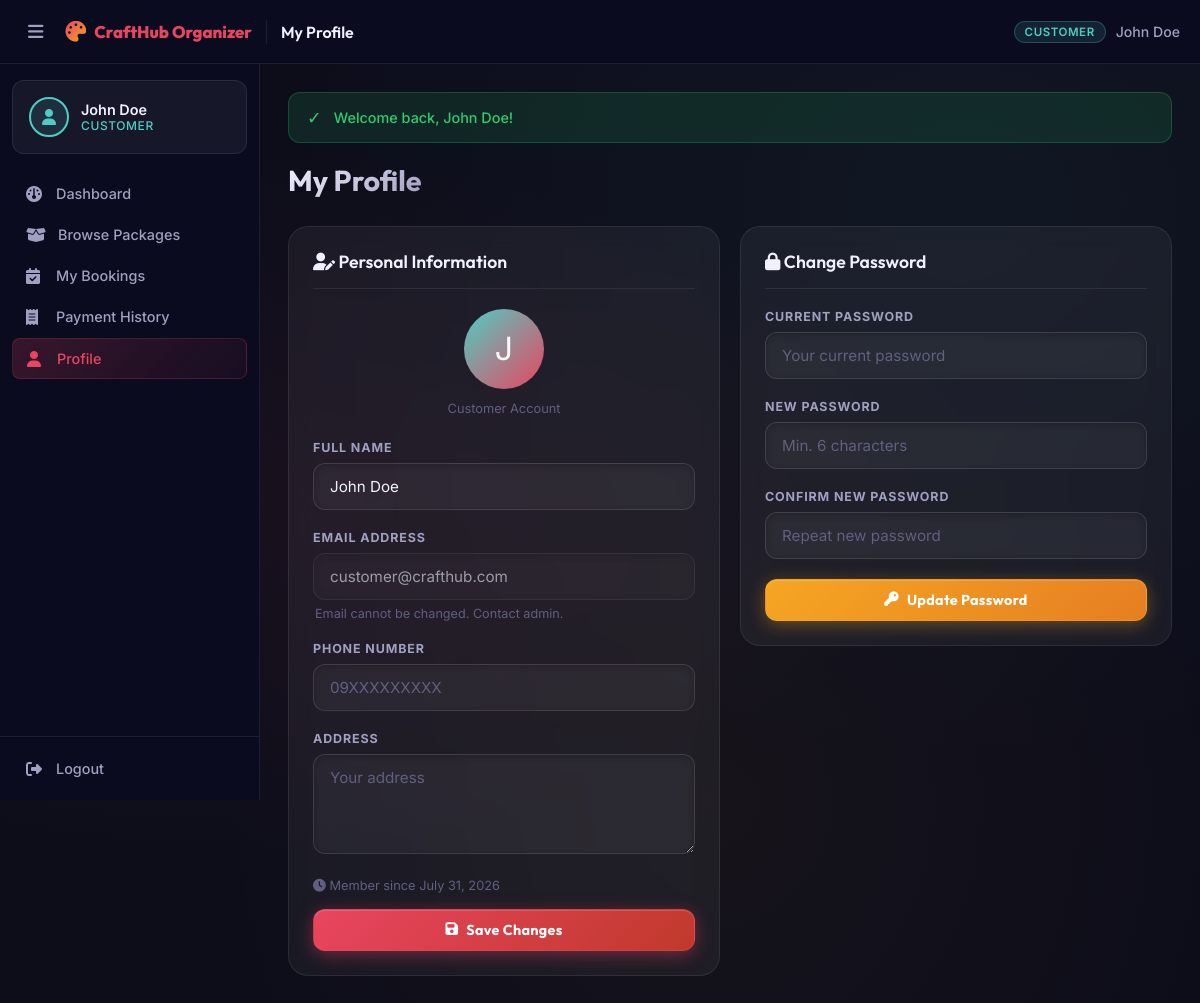
The app's page /customer/profile.php (signed in) with its own data.
### tables this page shows
CREATE TABLE IF NOT EXISTS users (
    user_id INT AUTO_INCREMENT PRIMARY KEY,
    name VARCHAR(100) NOT NULL,
    email VARCHAR(100) UNIQUE NOT NULL,
    password VARCHAR(255) NOT NULL,
    contact_no VARCHAR(20),
    address TEXT,
    ip_address VARCHAR(45) NULL,                            
    role ENUM('customer','staff','cashier','admin') DEFAULT 'customer',
    security_question VARCHAR(255),
    security_answer_hash VARCHAR(255),
    status ENUM('active','inactive') DEFAULT 'active',
    created_at TIMESTAMP DEFAULT CURRENT_TIMESTAMP
);

### includes/auth.php (called while the page is built, shortened)
<?php
function getCurrentUser(): ?array {
    $db   = getDB();
    $stmt = $db->prepare("SELECT *, user_id AS id, contact_no AS phone FROM users WHERE user_id = ? AND status = 'active'");
    $stmt->execute([$_SESSION['user_id']]);
    return $stmt->fetch() ?: null;
}

### customer/profile.php (the view, shortened to what this page needs)
<?php
require_once __DIR__ . '/../includes/header.php';
$user   = getCurrentUser();
?>
<?php require_once __DIR__ . '/../includes/navbar.php'; ?>
<div class="page-header">
    <h1>My Profile</h1>
</div>
<div class="grid-2" style="align-items:start;">
    <div class="card">
        <div class="card-header">
            <h2 class="card-title"><i class="fa-solid fa-user-pen"></i> Personal Information</h2>
        </div>
        <div style="text-align:center;margin-bottom:24px;">
            <div style="width:80px;height:80px;background:linear-gradient(135deg,var(--accent-teal),var(--accent-red));border-radius:50%;display:flex;align-items:center;justify-content:center;font-size:2rem;color:white;margin:0 auto 12px;">
                <?= strtoupper(substr($user['name'], 0, 1)) ?>
            </div>
            <div style="font-size:0.8rem;color:var(--text-muted);">Customer Account</div>
        </div>
        <form method="POST" action="">
            <div class="form-group">
                <label class="form-label" for="name">Full Name</label>
                <input type="text" id="name" name="name" class="form-control"
                       value="<?= htmlspecialchars($user['name']) ?>" required>
            </div>
            <div class="form-group">
                <label class="form-label" for="email_display">Email Address</label>
                <input type="email" id="email_display" class="form-control"
                       value="<?= htmlspecialchars($user['email']) ?>" disabled
                       style="opacity:0.6;cursor:not-allowed;">
                <div class="form-hint">Email cannot be changed. Contact admin.</div>
            </div>
            <div class="form-group">
                <label class="form-label" for="phone">Phone Number</label>
                <input type="tel" id="phone" name="phone" class="form-control"
                       value="<?= htmlspecialchars($user['phone'] ?? '') ?>" placeholder="09XXXXXXXXX">
            </div>
            <div class="form-group">
                <label class="form-label" for="address">Address</label>
                <textarea id="address" name="address" class="form-control" rows="3"
                          placeholder="Your address"><?= htmlspecialchars($user['address'] ?? '') ?></textarea>
            </div>
            <div style="font-size:0.8rem;color:var(--text-muted);margin-bottom:16px;">
                <i class="fa-solid fa-clock"></i>
                Member since <?= formatDate($user['created_at']) ?>
            </div>
            <button type="submit" class="btn btn-primary btn-block">
                <i class="fa-solid fa-floppy-disk"></i> Save Changes
            </button>
        </form>
    </div>
    <div class="card">
        <div class="card-header">
            <h2 class="card-title"><i class="fa-solid fa-lock"></i> Change Password</h2>
        </div>
        <form method="POST" action="" data-validate>
            <div class="form-group">
                <label class="form-label" for="current_password">Current Password</label>
                <input type="password" id="current_password" name="current_password"
                       class="form-control" placeholder="Your current password" required>
            </div>
            <div class="form-group">
                <label class="form-label" for="new_password">New Password</label>
                <input type="password" id="new_password" name="new_password"
                       class="form-control" placeholder="Min. 6 characters" required>
            </div>
            <div class="form-group">
                <label class="form-label" for="confirm_password">Confirm New Password</label>
                <input type="password" id="confirm_password" name="confirm_password"
                       class="form-control" placeholder="Repeat new password" required>
            </div>
            <button type="submit" class="btn btn-warning btn-block">
                <i class="fa-solid fa-key"></i> Update Password
            </button>
        </form>
    </div>
</div>
<?php require_once __DIR__ . '/../includes/footer.php'; ?>

### assets/css/style.css (style rules this page uses)
:root { --bg-primary: #0d0d1a; --bg-secondary: #12122a; --bg-card: rgba(255, 255, 255, 0.05); --bg-card-hover: rgba(255, 255, 255, 0.08); --sidebar-bg: #0b0b1f; --topbar-bg: rgba(13, 13, 26, 0.9); --accent-red: #e94560; --accent-gold: #f5a623; --accent-teal: #4ecdc4; --accent-purple: #9b59b6; --text-primary: #f0f0ff; --text-secondary:#a0a0c0; --text-muted: #606080; --border-color: rgba(255, 255, 255, 0.08); --border-hover: rgba(233, 69, 96, 0.4); --sidebar-width: 260px; --sidebar-collapsed: 70px; --topbar-height: 64px; --shadow-sm: 0 2px 8px rgba(0,0,0,0.3); --shadow-md: 0 4px 20px rgba(0,0,0,0.4); --shadow-lg: 0 8px 40px rgba(0,0,0,0.5); --shadow-glow:0 0 20px rgba(233, 69, 96, 0.3); --radius-sm: 8px; --radius-md: 12px; --radius-lg: 20px; --radius-xl: 28px; --transition: all 0.25s cubic-bezier(0.4, 0, 0.2, 1); }
*, *::before, *::after { box-sizing: border-box; margin: 0; padding: 0; }
html { scroll-behavior: smooth; }
body { font-family: 'Inter', sans-serif; background: var(--bg-primary); color: var(--text-primary); min-height: 100vh; overflow-x: hidden; background-image: radial-gradient(ellipse at 20% 50%, rgba(233,69,96,0.06) 0%, transparent 50%), radial-gradient(ellipse at 80% 20%, rgba(78,205,196,0.05) 0%, transparent 50%), radial-gradient(ellipse at 60% 80%, rgba(245,166,35,0.04) 0%, transparent 50%); }
h1, h2, h3, h4, h5, h6 { font-family: 'Outfit', sans-serif; font-weight: 700; color: var(--text-primary); line-height: 1.2; }
button { cursor: pointer; font-family: inherit; }
input, select, textarea { font-family: inherit; }
.page-header { display: flex; align-items: center; justify-content: space-between; margin-bottom: 28px; flex-wrap: wrap; gap: 16px; }
.page-header h1 { font-size: 1.8rem; background: linear-gradient(135deg, var(--text-primary), var(--text-secondary)); -webkit-background-clip: text; -webkit-text-fill-color: transparent; background-clip: text; }
.card { background: var(--bg-card); border: 1px solid var(--border-color); border-radius: var(--radius-lg); padding: 24px; backdrop-filter: blur(10px); transition: var(--transition); }
.card-header { display: flex; align-items: center; justify-content: space-between; margin-bottom: 20px; padding-bottom: 16px; border-bottom: 1px solid var(--border-color); }
.card-title { font-family: 'Outfit', sans-serif; font-size: 1.1rem; font-weight: 600; }
.grid-2 { display: grid; grid-template-columns: 1fr 1fr; gap: 20px; }
.form-group { margin-bottom: 20px; }
.form-label { display: block; font-size: 0.78rem; font-weight: 700; color: var(--text-secondary); margin-bottom: 8px; text-transform: uppercase; letter-spacing: 0.07em; }
.form-control { width: 100%; padding: 13px 16px; background: rgba(255,255,255,0.05); border: 1px solid rgba(255,255,255,0.1); border-radius: var(--radius-md); color: var(--text-primary); font-size: 0.95rem; transition: var(--transition); outline: none; box-shadow: inset 0 2px 6px rgba(0,0,0,0.2); }
.form-control::placeholder { color: var(--text-muted); }
textarea.form-control { resize: vertical; min-height: 100px; }
.form-hint { font-size: 0.79rem; color: var(--text-muted); margin-top: 6px; padding-left: 2px; display: flex; align-items: center; gap: 5px; }
.btn { display: inline-flex; align-items: center; justify-content: center; gap: 8px; padding: 11px 22px; border: none; border-radius: var(--radius-md); font-size: 0.9rem; font-weight: 700; font-family: 'Outfit', sans-serif; letter-spacing: 0.02em; cursor: pointer; transition: all 0.28s cubic-bezier(0.4,0,0.2,1); white-space: nowrap; text-decoration: none; position: relative; overflow: hidden; outline: none; }
.btn::after { content: ''; position: absolute; inset: 0; background: linear-gradient(105deg, transparent 40%, rgba(255,255,255,0.12) 50%, transparent 60%); background-size: 200% 100%; opacity: 0; transition: opacity 0.2s; }
.btn-primary { background: linear-gradient(135deg, #e94560 0%, #c0392b 100%); color: white; box-shadow: 0 4px 18px rgba(233,69,96,0.4), inset 0 1px 0 rgba(255,255,255,0.15); border: 1px solid rgba(233,69,96,0.3); }
.btn-warning { background: linear-gradient(135deg, #f5a623 0%, #e67e22 100%); color: white; box-shadow: 0 4px 18px rgba(245,166,35,0.35), inset 0 1px 0 rgba(255,255,255,0.15); border: 1px solid rgba(245,166,35,0.3); }
.btn-block { width: 100%; justify-content: center; }

### records on screen
users: name "J", name "John Doe", email "customer@crafthub.com", created_at "July 31, 2026"

### other values on screen
$_SESSION['user_name'] "John Doe"
$roleLabel "CUSTOMER"
$link['label'] "Dashboard"
$link['label'] "Browse Packages"
$link['label'] "My Bookings"
$link['label'] "Payment History"
$link['label'] "Profile"
APP_NAME "CraftHub Organizer"
explode(' | ', $pageTitle)[0] "My Profile"
$icon "✓"
$message "Welcome back, John Doe!"
